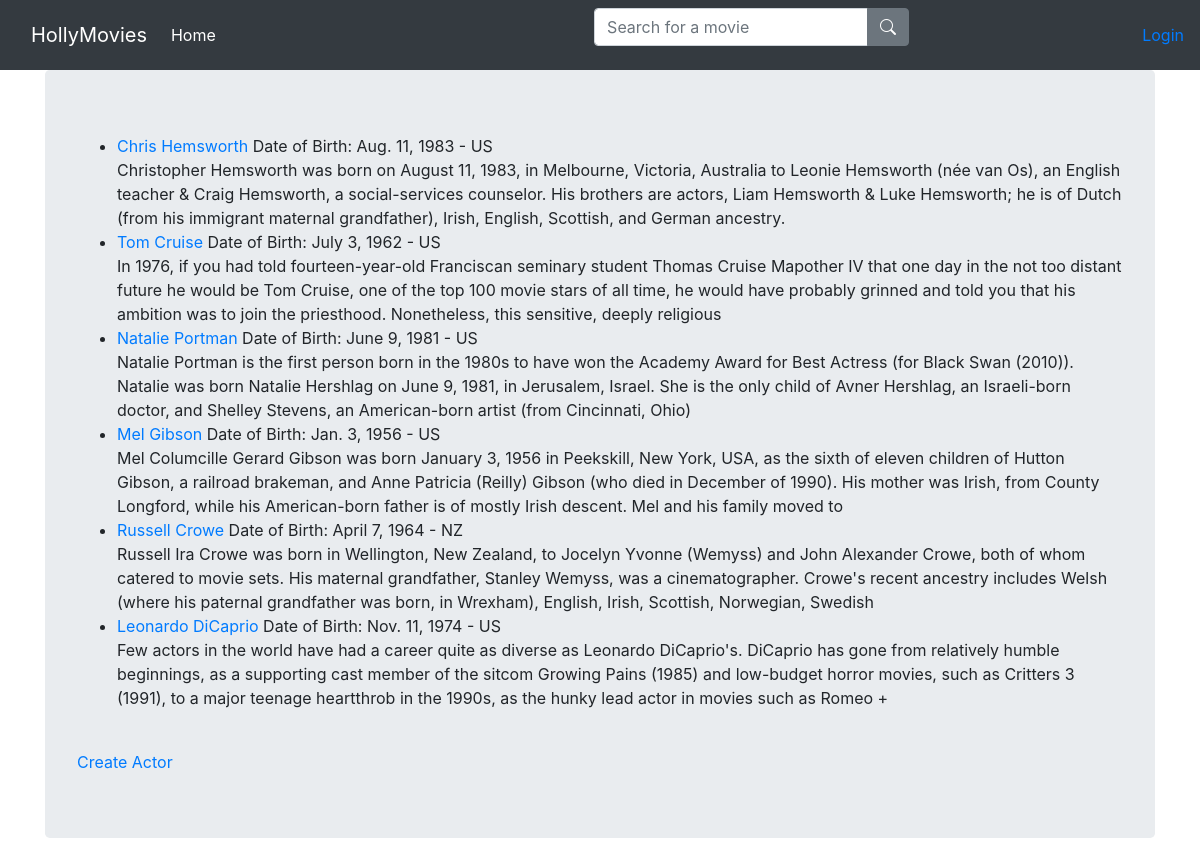
Before: /actors_list/ with the older database file.
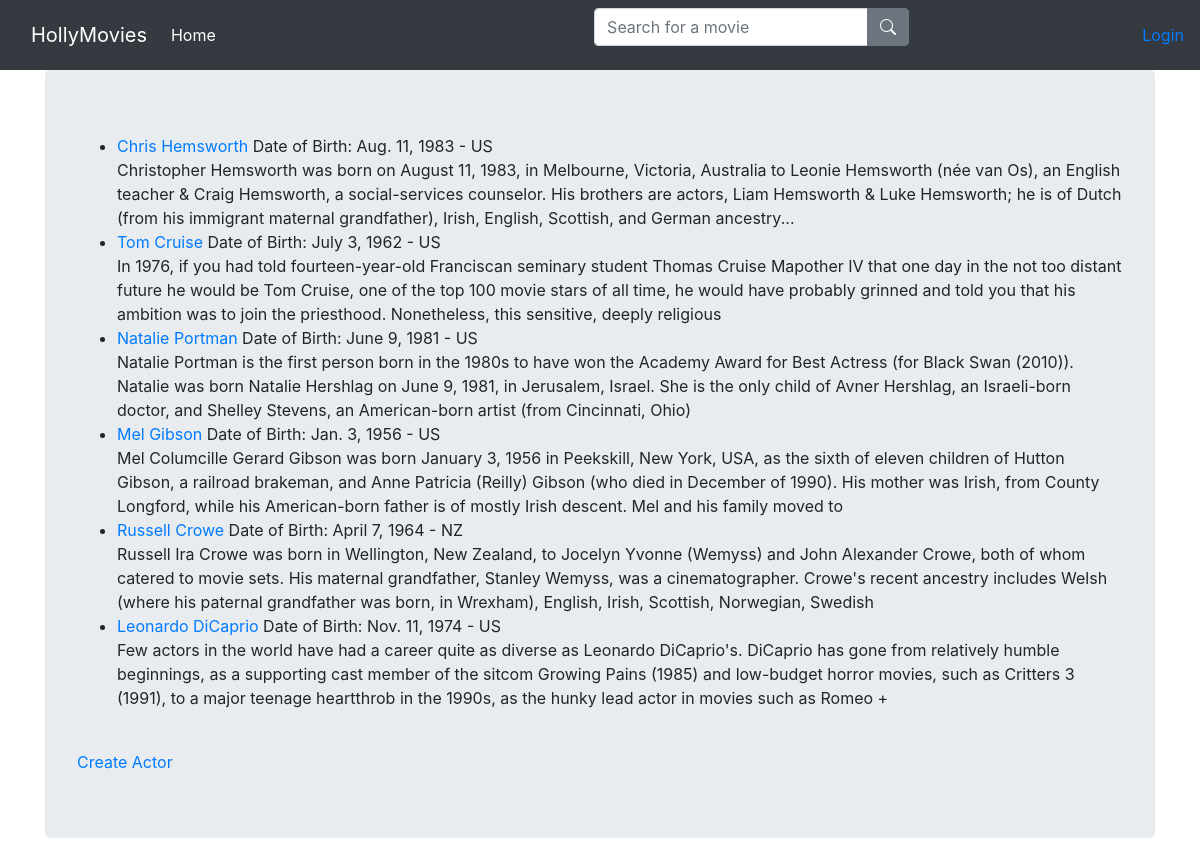
After: the same page with the newer database file.
### viewer/models.py (models this page shows, shortened)
class Actor(models.Model):
    name = models.CharField(max_length=100)
    date_of_birth = models.DateField()
    bio = models.TextField()
    country_of_birth = models.CharField(max_length=30, choices=COUNTRIES_CHOICES, default='US')

### viewer/views.py (the view)
# urls.py: path('actors_list/', ListActor.as_view(), name='actors_list'),
class ListActor(ListView):
    template_name = 'actors.html'
    model = Actor
    context_object_name = 'actor_data'

### viewer/templates/actors.html
{%extends 'base.html'%}
{%block content%}
        <ul>
          {%for a in actor_data%}
            <li> <a href="{% url 'detail_actor' a.pk %}">{{a.name}}</a> Date of Birth: {{a.date_of_birth}} - {{a.country_of_birth}} <br>{{a.bio}}</li>
          {%endfor%}
        </ul>
<br>
<a href="{% url 'create_actor' %}">Create Actor</a>
{%endblock%}

Changed rows visible on the page:
changed Actor "Chris Hemsworth": bio "…English, Scottish, and German ancestry." → "…English, Scottish, and German ancestry..."
